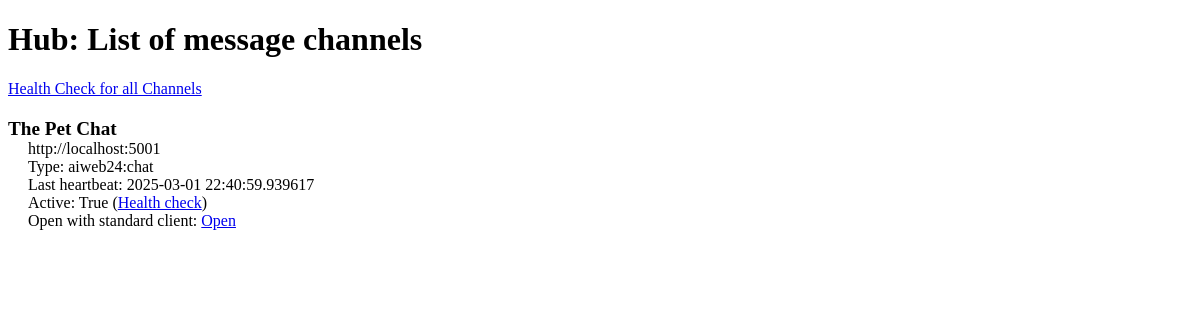
Before: / with the older database file.
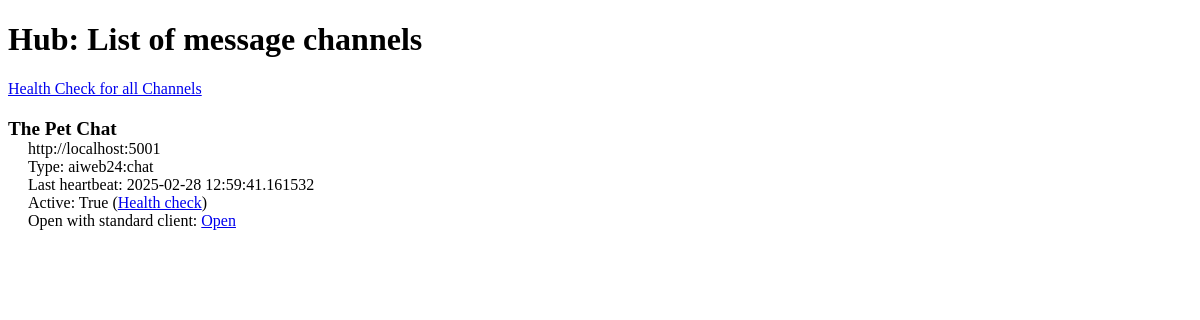
After: the same page with the newer database file.
### hub.py (models this page shows)
class Channel(db.Model):
    __tablename__ = 'channels'
    id = db.Column(db.Integer, primary_key=True)
    active = db.Column('is_active', db.Boolean(), nullable=False, server_default='1')
    name = db.Column(db.String(100, collation='NOCASE'), nullable=False)
    endpoint = db.Column(db.String(100, collation='NOCASE'), nullable=False, unique=True)
    authkey = db.Column(db.String(100, collation='NOCASE'), nullable=False)
    type_of_service = db.Column(db.String(100, collation='NOCASE'), nullable=False)
    last_heartbeat = db.Column(db.DateTime(), nullable=True, server_default=None)

### hub.py (the view)
@app.route('/')
def home_page():
    channels = Channel.query.filter_by(active=True).all()
    return render_template("hub_home.html", channels=channels, STANDARD_CLIENT_URL=STANDARD_CLIENT_URL)

### templates/hub_home.html (shortened to what this page needs)
<!DOCTYPE html>
<html lang="en">
<head>
</head>
<body>
<h1>Hub: List of message channels</h1>
<p>
    <a href="{{ url_for('health') }}">Health Check for all Channels</a>
</p>
<dl>
    {% for channel in channels %}
        <dt>{{channel.name}}</dt>
    <dd>{{ channel.endpoint }}<br>
        Type: {{ channel.type_of_service}}<br>
        Last heartbeat: {{ channel.last_heartbeat }}<br>
        Active: {{ channel.active }} (<a href="{{url_for('health')}}?d={{channel.id}}">Health check</a>)<br>
        {% if STANDARD_CLIENT_URL %}
        Open with standard client: <a href="{{ STANDARD_CLIENT_URL }}/show?channel={{channel.endpoint}}">Open</a><br>
        {% endif %}
    </dd>
    {% endfor %}
</dl>
</body>
</html>

### templates/hub_home.html (style rules this page uses)
dt { font-weight: bold; font-size: 120%; margin-top: 20px; }
dd { margin-left: 20px; }

Changed rows visible on the page:
changed Channel "The Pet Chat": last_heartbeat "2025-03-01 22:40:59.939617" → "2025-02-28 12:59:41.161532"
